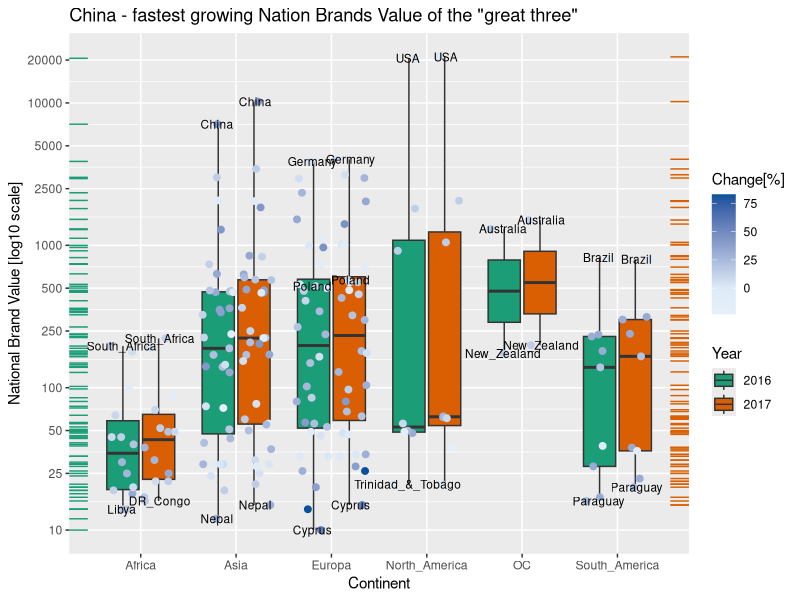

Recreate this plot in R.
## ---- chunk 1
knitr::opts_chunk$set(echo = TRUE)
knitr::opts_chunk$set(out.width='950px')
library(tidyr)
library(dplyr)
library(ggplot2)
options(warn = -1)
## ---- chunk 2
countries <- read.csv("countries.csv", sep = " ")
plot_data1 <- countries[,c("Nation", "Nation_Brand_Value_2017", "Nation_Brand_Value_2016", "Change", "Continent")] %>%
  rename(`2017` = Nation_Brand_Value_2017, `2016` = Nation_Brand_Value_2016)
tidy_plot_data1 <- gather(plot_data1, Year, Value, `2017`:`2016`)

label_data_2017 <- tidy_plot_data1 %>%
  filter(Year == "2017") %>%
  group_by(Continent) %>%
  arrange(Value) %>%
  filter(Value %in% range(Value))

label_data_2016 <- tidy_plot_data1 %>%
  filter(Year == "2016") %>%
  group_by(Continent) %>%
  arrange(Value) %>%
  filter(Value %in% range(Value)) %>%
  rbind(label_data_2017) %>%
  distinct(Continent, Value, .keep_all = TRUE)

label_data <- tidy_plot_data1 %>%
  group_by(Continent) %>%
  filter(Nation == "Poland") %>%
  rbind(label_data_2016)
## ---- chunk 3
ggplot() +
  geom_boxplot(data = tidy_plot_data1, aes(Continent, Value, fill = Year)) +
  geom_point(data = tidy_plot_data1, aes(Continent, Value, group = Year, color = Change), position = position_jitterdodge(dodge.width = 0.8, jitter.width = 0.35), size = 2) +
  geom_rug(data = tidy_plot_data1[(tidy_plot_data1$Year == "2016"),], mapping = aes(x = Continent, y = Value), sides = "l", position = position_dodge(width = 1.5), color = "#1b9e77") +
  geom_rug(data = tidy_plot_data1[(tidy_plot_data1$Year == "2017"),], mapping = aes(x = Continent, y = Value), sides = "r", position = position_dodge(width = 1.5), color = "#d95f02") +
  geom_text(data = label_data, aes(x = Continent, y = Value, label = Nation, group = Year), size = 3, position = position_dodge(0.8)) +
  scale_y_log10(breaks = c(10, 25, 50, 100, 250, 500, 1000, 2500, 5000, 10000, 20000)) +
  scale_fill_brewer(type = "qual", palette = 2) +
  scale_color_gradient2(low = "#f7fbff", mid = "#deebf7", high = "#08519c", midpoint = 0, guide = guide_colorbar(title = "Change[%]")) +
  ggtitle('China - fastest growing Nation Brands Value of the "great three"') +
  ylab("National Brand Value [log10 scale]")
